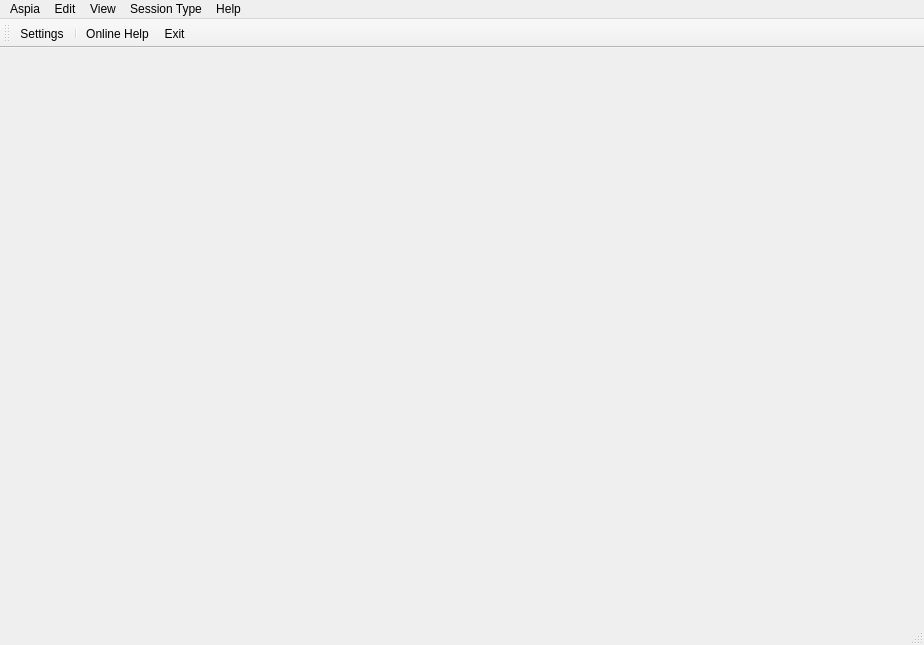
<?xml version="1.0" encoding="UTF-8"?>
<ui version="4.0">
 <class>MainWindow</class>
 <widget class="QMainWindow" name="MainWindow">
  <property name="geometry">
   <rect>
    <x>0</x>
    <y>0</y>
    <width>924</width>
    <height>645</height>
   </rect>
  </property>
  <property name="windowTitle">
   <string>Aspia Client</string>
  </property>
  <widget class="QWidget" name="centralwidget">
   <layout class="QVBoxLayout" name="verticalLayout">
    <property name="leftMargin">
     <number>0</number>
    </property>
    <property name="topMargin">
     <number>0</number>
    </property>
    <property name="rightMargin">
     <number>0</number>
    </property>
    <property name="bottomMargin">
     <number>0</number>
    </property>
    <item>
     <widget class="QTabWidget" name="tabs">
      <property name="tabPosition">
       <enum>QTabWidget::TabPosition::North</enum>
      </property>
      <property name="currentIndex">
       <number>-1</number>
      </property>
      <property name="iconSize">
       <size>
        <width>22</width>
        <height>22</height>
       </size>
      </property>
      <property name="documentMode">
       <bool>true</bool>
      </property>
      <property name="tabsClosable">
       <bool>true</bool>
      </property>
      <property name="movable">
       <bool>true</bool>
      </property>
     </widget>
    </item>
   </layout>
  </widget>
  <widget class="QMenuBar" name="menubar">
   <property name="geometry">
    <rect>
     <x>0</x>
     <y>0</y>
     <width>924</width>
     <height>26</height>
    </rect>
   </property>
   <widget class="QMenu" name="menu_aspia">
    <property name="title">
     <string notr="true">Aspia</string>
    </property>
    <addaction name="action_settings"/>
    <addaction name="separator"/>
    <addaction name="action_exit"/>
   </widget>
   <widget class="QMenu" name="menu_help">
    <property name="title">
     <string>Help</string>
    </property>
    <addaction name="action_help"/>
    <addaction name="action_about"/>
   </widget>
   <widget class="QMenu" name="menu_edit">
    <property name="title">
     <string>Edit</string>
    </property>
   </widget>
   <widget class="QMenu" name="menu_view">
    <property name="title">
     <string>View</string>
    </property>
    <widget class="QMenu" name="menu_language">
     <property name="title">
      <string>Language</string>
     </property>
     <property name="icon">
      <iconset resource="../../common/resources/common.qrc">
       <normaloff>:/img/language.svg</normaloff>:/img/language.svg</iconset>
     </property>
    </widget>
    <widget class="QMenu" name="menu_theme">
     <property name="title">
      <string>Theme</string>
     </property>
     <property name="icon">
      <iconset resource="../../common/resources/common.qrc">
       <normaloff>:/img/web.svg</normaloff>:/img/web.svg</iconset>
     </property>
    </widget>
    <addaction name="menu_language"/>
    <addaction name="menu_theme"/>
    <addaction name="separator"/>
    <addaction name="action_toolbar"/>
    <addaction name="action_statusbar"/>
   </widget>
   <widget class="QMenu" name="menu_session_type">
    <property name="title">
     <string>Session Type</string>
    </property>
   </widget>
   <addaction name="menu_aspia"/>
   <addaction name="menu_edit"/>
   <addaction name="menu_view"/>
   <addaction name="menu_session_type"/>
   <addaction name="menu_help"/>
  </widget>
  <widget class="QToolBar" name="toolbar">
   <property name="windowTitle">
    <string>Tool Bar</string>
   </property>
   <attribute name="toolBarArea">
    <enum>TopToolBarArea</enum>
   </attribute>
   <attribute name="toolBarBreak">
    <bool>false</bool>
   </attribute>
   <addaction name="action_settings"/>
   <addaction name="separator"/>
   <addaction name="action_help"/>
   <addaction name="action_exit"/>
  </widget>
  <widget class="QStatusBar" name="statusbar"/>
  <action name="action_help">
   <property name="icon">
    <iconset resource="../../common/resources/common.qrc">
     <normaloff>:/img/help.svg</normaloff>:/img/help.svg</iconset>
   </property>
   <property name="text">
    <string>Online Help...</string>
   </property>
   <property name="shortcut">
    <string>F1</string>
   </property>
  </action>
  <action name="action_about">
   <property name="icon">
    <iconset resource="../../common/resources/common.qrc">
     <normaloff>:/img/info.svg</normaloff>:/img/info.svg</iconset>
   </property>
   <property name="text">
    <string>About</string>
   </property>
  </action>
  <action name="action_settings">
   <property name="icon">
    <iconset resource="../../common/resources/common.qrc">
     <normaloff>:/img/settings.svg</normaloff>:/img/settings.svg</iconset>
   </property>
   <property name="text">
    <string>Settings...</string>
   </property>
  </action>
  <action name="action_exit">
   <property name="icon">
    <iconset resource="../../common/resources/common.qrc">
     <normaloff>:/img/door.svg</normaloff>:/img/door.svg</iconset>
   </property>
   <property name="text">
    <string>Exit</string>
   </property>
  </action>
  <action name="action_toolbar">
   <property name="checkable">
    <bool>true</bool>
   </property>
   <property name="text">
    <string>Tool Bar</string>
   </property>
  </action>
  <action name="action_statusbar">
   <property name="checkable">
    <bool>true</bool>
   </property>
   <property name="text">
    <string>Status Bar</string>
   </property>
  </action>
 </widget>
 <resources>
  <include location="../../common/resources/common.qrc"/>
 </resources>
 <connections/>
</ui>
